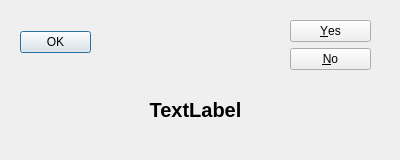
<?xml version="1.0" encoding="UTF-8"?>
<ui version="4.0">
 <class>PyMessage</class>
 <widget class="QDialog" name="PyMessage">
  <property name="geometry">
   <rect>
    <x>0</x>
    <y>0</y>
    <width>400</width>
    <height>160</height>
   </rect>
  </property>
  <property name="windowTitle">
   <string>Dialog</string>
  </property>
  <widget class="QDialogButtonBox" name="buttonBox">
   <property name="geometry">
    <rect>
     <x>290</x>
     <y>20</y>
     <width>81</width>
     <height>61</height>
    </rect>
   </property>
   <property name="orientation">
    <enum>Qt::Vertical</enum>
   </property>
   <property name="standardButtons">
    <set>QDialogButtonBox::No|QDialogButtonBox::Yes</set>
   </property>
  </widget>
  <widget class="QLabel" name="message">
   <property name="geometry">
    <rect>
     <x>10</x>
     <y>100</y>
     <width>371</width>
     <height>20</height>
    </rect>
   </property>
   <property name="font">
    <font>
     <pointsize>15</pointsize>
     <weight>75</weight>
     <bold>true</bold>
    </font>
   </property>
   <property name="text">
    <string>TextLabel</string>
   </property>
   <property name="alignment">
    <set>Qt::AlignCenter</set>
   </property>
  </widget>
  <widget class="QDialogButtonBox" name="justOkButtonBox">
   <property name="geometry">
    <rect>
     <x>20</x>
     <y>30</y>
     <width>71</width>
     <height>25</height>
    </rect>
   </property>
   <property name="standardButtons">
    <set>QDialogButtonBox::Ok</set>
   </property>
  </widget>
 </widget>
 <resources/>
 <connections>
  <connection>
   <sender>buttonBox</sender>
   <signal>accepted()</signal>
   <receiver>PyMessage</receiver>
   <slot>accept()</slot>
   <hints>
    <hint type="sourcelabel">
     <x>330</x>
     <y>50</y>
    </hint>
    <hint type="destinationlabel">
     <x>157</x>
     <y>274</y>
    </hint>
   </hints>
  </connection>
  <connection>
   <sender>buttonBox</sender>
   <signal>rejected()</signal>
   <receiver>PyMessage</receiver>
   <slot>reject()</slot>
   <hints>
    <hint type="sourcelabel">
     <x>316</x>
     <y>260</y>
    </hint>
    <hint type="destinationlabel">
     <x>286</x>
     <y>274</y>
    </hint>
   </hints>
  </connection>
  <connection>
   <sender>justOkButtonBox</sender>
   <signal>accepted()</signal>
   <receiver>PyMessage</receiver>
   <slot>exec()</slot>
   <hints>
    <hint type="sourcelabel">
     <x>55</x>
     <y>42</y>
    </hint>
    <hint type="destinationlabel">
     <x>199</x>
     <y>79</y>
    </hint>
   </hints>
  </connection>
 </connections>
</ui>
